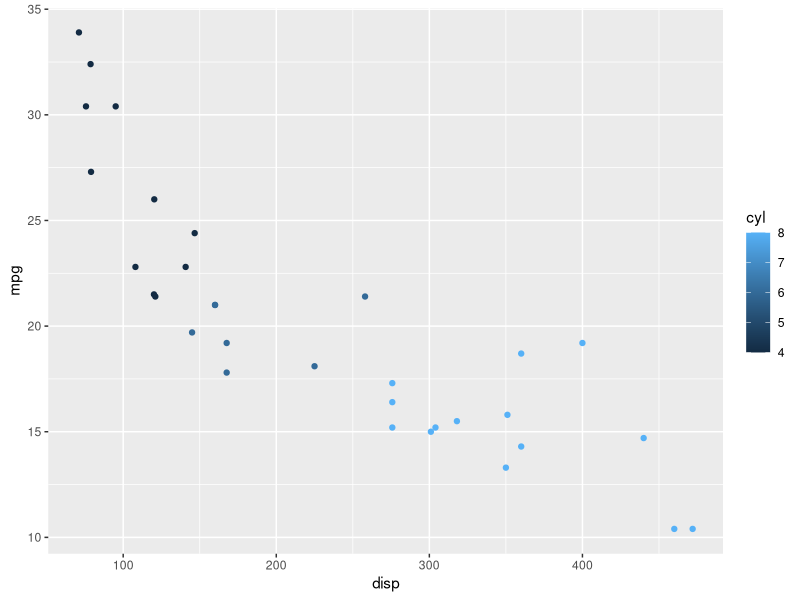

Reproduce this figure in R.
library(datasets)
library(tidyverse)
ggplot(data = mtcars, mapping = aes(x = disp, y = mpg)) + 
  geom_point(mapping = aes(color = cyl)) + 
  xlab("disp") +
  ylab("mpg") + 
  labs(color = "cyl")